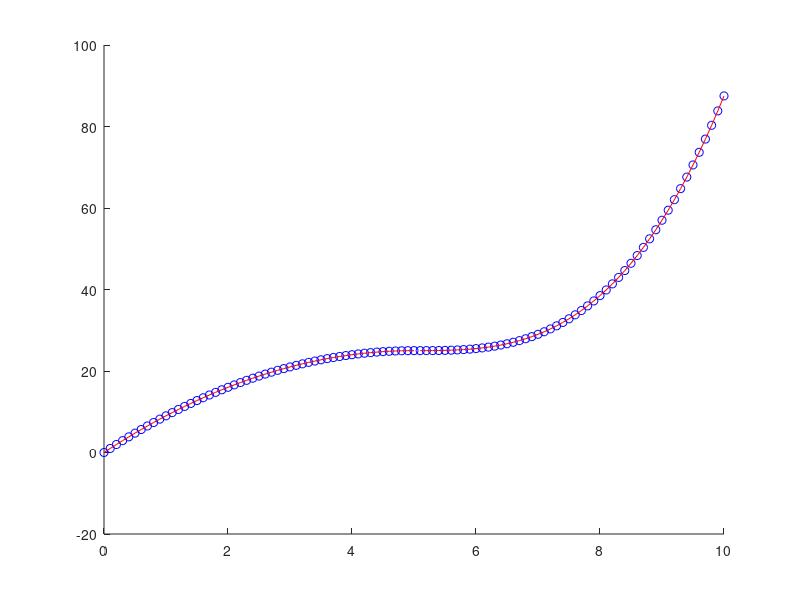

Write MATLAB code to recreate this figure.

%Divide ninto two piecewise functions
%x
x = 0:.1:10;
x1=x(1:floor(length(x)/2)+1);
x2=x(ceil(length(x)/2)+1:length(x));
x1=x1';
x2=x2';

%f
f = load('problem2.txt');
f1=f(1:floor(length(f)/2)+1);
f2=f(ceil(length(f)/2)+1:length(f));
f1=f1';
f2=f2';

%polynomial bases
phi_11=ones(length(f1),1);
phi_21=x1;
phi_31=x1.^2;
phi_41=x1.^3;

phi_12=ones(length(f2),1);
phi_22=x2;
phi_32=x2.^2;
phi_42=x2.^3;

%construct bases matrix
A1=[phi_11 phi_21 phi_31 phi_41];
A2=[phi_12 phi_22 phi_32 phi_42];


%Previously using SVD, left for posterity
% [U S V] = svd(A);
%   
% 
%     %Follows form given in class
%     Sinv = zeros(size(S));
%     for i=1:min(size(S))
%         if S(i,i) > 0.0001
%             Sinv(i,i) = 1/S(i,i);
%         end
%     end

% c=V*Sinv'*U'*f;
% c=flipud(c)

%Do L-S 
c1=A1\f1
c2=A2\f2
    

hold on;
plot(x1,f1,'bo');
plot(x2,f2,'bo');

%calculate y values from coefficients (bsxfun - Thanks for the tip Dhruv)
y1=sum(bsxfun(@times,A1,repmat(c1',length(A1),1)),2);
y2=sum(bsxfun(@times,A2,repmat(c2',length(A2),1)),2);

%plot
plot(x1,y1,'r-');
plot(x2,y2,'r-');

%calculate error
norm([f1 ; f2] - [y1 ; y2],2)

%check with sample matrix
